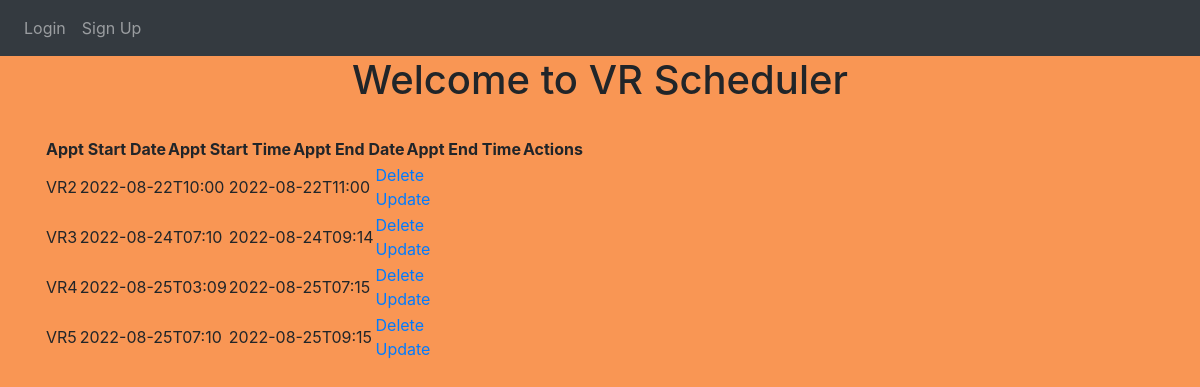
The app's page /schedule-list with its own data.
### Website/models.py (models this page shows)
class Schedule(db.Model):
    id = db.Column(db.Integer, primary_key=True)
    names = db.Column(db.String(150))
    yuh = db.Column(db.String(150))
    name = db.Column(db.String(150))

### Website/views.py (the view)
@views.route('/schedule-list')
def schedule_list():
    sList = Schedule.query.all()
    return render_template("schedule_list.html", tasks=sList, user=current_user)

### Website/templates/schedule_list.html (shortened to what this page needs)
{% extends "base.html" %}
{% block content %}
  <link rel="stylesheet" href="{{ url_for('static', filename='css/pages.css') }}">
<h1 align="center">Welcome to VR Scheduler</h1>
<br/>
{% if tasks|length < 1 %}
<p>There are no Appointment to Display.</p>
<br/>
<a class="btn btn-warning" href="{{url_for('views.schedule')}}">Click to Schedule</a>
<a class="btn btn-warning" href="{{url_for('views.home')}}">Go Back</a>
{% else %}
<table>
  <tr>
    <th>Appt Start Date</th>
    <th>Appt Start Time</th>
    <th>Appt End Date</th>
    <th>Appt End Time</th>
    <th>Actions</th>
  </tr>
</table>
<table>
  {% for task in tasks %}
    <tr>
        <td>{{task.name}}</td>
        <td>{{ task.names }}</td>
        <td>{{task.yuh}}</td>
        <td>
            <a href="/delete/{{task.id}}">Delete</a>
            <br/>
            <a href="{{url_for('views.updateSched',id=task.id)}}">Update</a>
        </td>
    </tr>
  {% endfor %}
{% endif %}
</table>
{% endblock %}

### Website/templates/base.html (shortened to what this page needs)
<!DOCTYPE html>
<html>
  <head>
    <link
      rel="stylesheet"
      href="https://stackpath.bootstrapcdn.com/bootstrap/4.4.1/css/bootstrap.min.css"
    />
    <link
      rel="stylesheet"
      href="https://stackpath.bootstrapcdn.com/font-awesome/4.7.0/css/font-awesome.min.css"
    />
  </head>
  <body>
    <nav class="navbar navbar-expand-lg navbar-dark bg-dark">
      <div class="collapse navbar-collapse" id="navbar">
        <div class="navbar-nav">
          {% if user.is_authenticated %}
          <a class="nav-item nav-link" id="home" href="/">Home</a>
          <a class="nav-item nav-link" id="logout" href="/logout">Logout</a>
          {% else %}
          <a class="nav-item nav-link" id="login" href="/login">Login</a>
          <a class="nav-item nav-link" id="signUp" href="/sign-up">Sign Up</a>
          {% endif %}
        </div>
      </div>
    </nav>
    <div class="container">{% block content %} {% endblock %}</div>
  </body>
</html>

### Website/static/css/pages.css (style rules this page uses)
body { background-color: rgb(249, 150, 84); }

### records on screen
Schedule: name "VR2", names "2022-08-22T10:00", yuh "2022-08-22T11:00"
Schedule: name "VR3", names "2022-08-24T07:10", yuh "2022-08-24T09:14"
Schedule: name "VR4", names "2022-08-25T03:09", yuh "2022-08-25T07:15"
Schedule: name "VR5", names "2022-08-25T07:10", yuh "2022-08-25T09:15"
